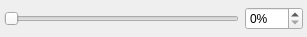
<?xml version="1.0" encoding="UTF-8"?>
<ui version="4.0">
 <class>Mayo::WidgetExplodeAssembly</class>
 <widget class="QWidget" name="Mayo::WidgetExplodeAssembly">
  <property name="geometry">
   <rect>
    <x>0</x>
    <y>0</y>
    <width>307</width>
    <height>37</height>
   </rect>
  </property>
  <property name="windowTitle">
   <string>Form</string>
  </property>
  <layout class="QHBoxLayout" name="horizontalLayout">
   <property name="leftMargin">
    <number>4</number>
   </property>
   <property name="topMargin">
    <number>4</number>
   </property>
   <property name="rightMargin">
    <number>4</number>
   </property>
   <property name="bottomMargin">
    <number>4</number>
   </property>
   <item>
    <widget class="QSlider" name="slider_Factor">
     <property name="maximum">
      <number>100</number>
     </property>
     <property name="orientation">
      <enum>Qt::Orientation::Horizontal</enum>
     </property>
    </widget>
   </item>
   <item>
    <widget class="QSpinBox" name="edit_Factor">
     <property name="suffix">
      <string>%</string>
     </property>
     <property name="maximum">
      <number>100</number>
     </property>
    </widget>
   </item>
  </layout>
 </widget>
 <resources/>
 <connections/>
</ui>
